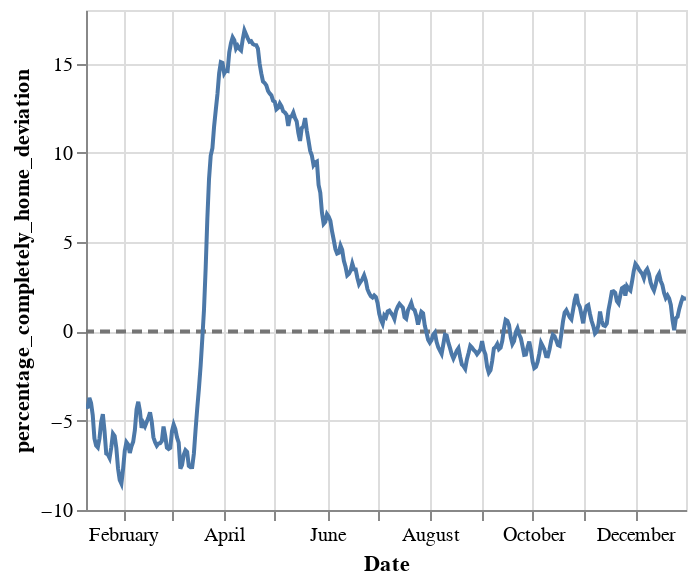

Notebook source saved alongside this figure:
### Code cell
#Visualising mobility

title = '{} {}'.format(city,year)
chart = alt.Chart(grouped_rolling.reset_index()).mark_line().encode(
    x=alt.X('date', title='Date'),
    y=alt.Y('percentage_completely_home_deviation', type='quantitative')
).properties(
    width=300,
    height=250
)

line = alt.Chart(pd.DataFrame({'percentage_completely_home_deviation':[0]})).mark_rule(color='#757575',strokeDash=[5,3], size=2).encode(
    y='percentage_completely_home_deviation',
    # color=alt.value("#757575"),
    size=alt.value(2),
)

( line + chart ).interactive()

### Figure 1 — Vega-Lite specification as saved in the notebook (floating-point values rounded to 4 significant figures; data arrays with more than 128 entries replaced by an {"elided": "..."} marker saying what was removed)
{"config": {"view": {"continuousWidth": 400, "continuousHeight": 300}}, "layer": [{"data": {"name": "data-a7ce3f6d5b2823f8bfd99be7b33c94b0"}, "mark": {"type": "rule", "color": "#757575", "size": 2, "strokeDash": [5, 3]}, "encoding": {"size": {"value": 2}, "y": {"type": "quantitative", "field": "percentage_completely_home_deviation"}}, "selection": {"selector005": {"type": "interval", "bind": "scales", "encodings": ["x", "y"]}}}, {"data": {"name": "data-93ac21dce82091e502cf95ed352cf910"}, "mark": "line", "encoding": {"x": {"type": "temporal", "field": "date", "title": "Date"}, "y": {"type": "quantitative", "field": "percentage_completely_home_deviation"}}, "height": 250, "width": 300}], "$schema": "https://vega.github.io/schema/vega-lite/v4.8.1.json", "datasets": {"data-a7ce3f6d5b2823f8bfd99be7b33c94b0": [{"percentage_completely_home_deviation": 0}], "data-93ac21dce82091e502cf95ed352cf910": {"elided": "357 records"}}}
